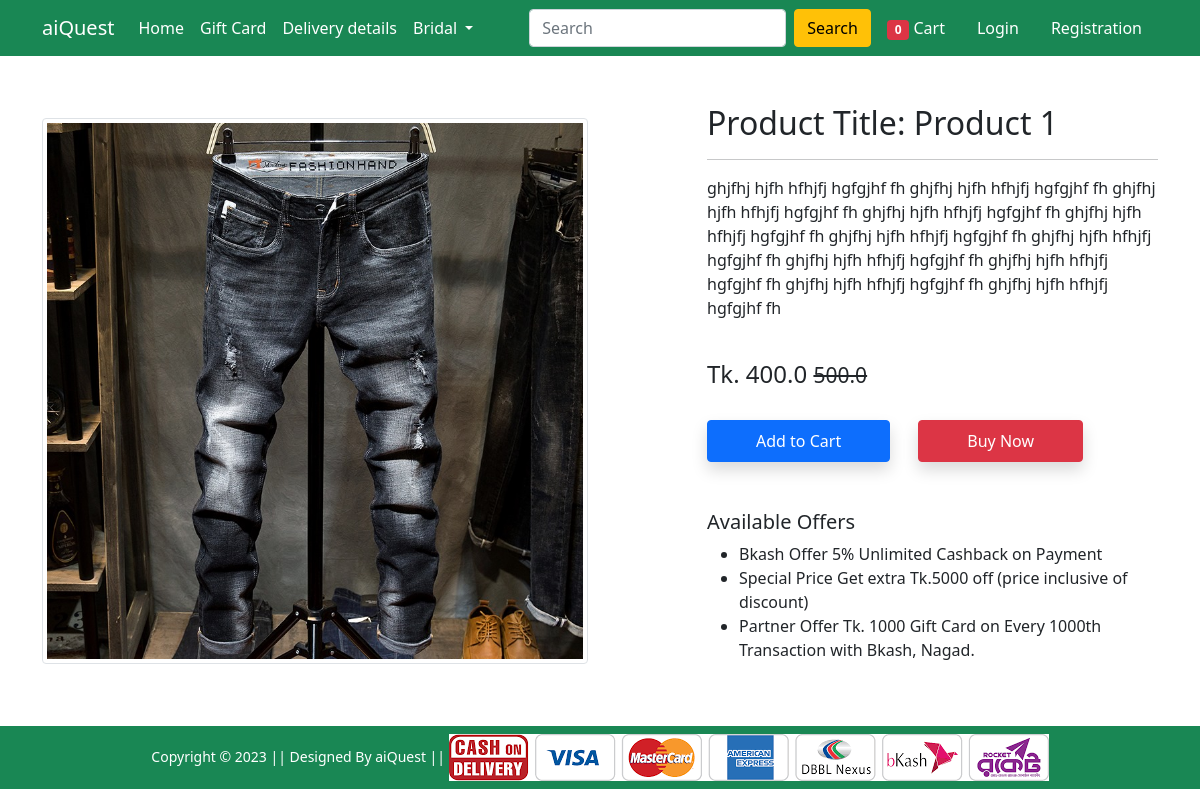
Screenshot of /product-detail/1 with the database file from the repository.
### Shop/models.py (models this page shows, shortened)
class Product(models.Model):
    title = models.CharField(max_length=100)
    sellingprice = models.FloatField()
    discountprice = models.FloatField()
    description = models.TextField()
    brand = models.CharField( max_length=100)
    category = models.CharField(choices= CATEGORY_CHOICES, max_length=2)
    productimage = models.ImageField(upload_to='productimage')

### Shop/views.py (the view)
# urls.py: path('product-detail/<int:pk>', views.ProductdetailView.as_view(), name='product-detail'),
class ProductdetailView(View):
     def get(self, request, pk):
          product = Product.objects.get(pk=pk)
          similar_product = Product.objects.filter(category=product.category)
          totalitem = 0
          if request.user.is_authenticated:
               totalitem = len(Cart.objects.filter(user=request.user))
          item_already_in_cart = False
          if request.user.is_authenticated:
               item_already_in_cart = Cart.objects.filter(Q(product=product.id) & Q(user=request.user)).exists()
          contex={
               'product': product,
               'item_already_in_cart':item_already_in_cart,
               'totalitem':totalitem,
               'similar_product':similar_product,
          }
          return render(request, 'Shop/productdetail.html', contex)

### Shop/templates/Shop/productdetail.html (shortened to what this page needs)
{% extends 'Shop/base.html' %}
{% load static %}
{% block main-content %}
<div class="container my-5">
    <div class="row">
        <div class="col-sm-6 text-center align-self-center">
            <img src="{{product.productimage.url}}" alt="" class="img-fluid img-thumbnail">
        </div>
        <div class="col-sm-5 offset-sm-1">
            <h2>Product Title: {{product.title}}</h2>
            <hr>
            <p>{{product.description}}</p> <br>
            <h4>Tk. {{product.discountprice}} <small class="fw-light text-decoration-line-through">{{product.sellingprice}}</small></h4> <br>
            {% if item_already_in_cart %}
            <a href="{% url 'showcart' %}" class="btn btn-primary shadow px-5 py-2">Go to cart</a>
            {% else %}
            <form action="/add-to-cart" class="d-inline">
                <button type="submit" class="btn btn-primary shadow px-5 py-2">Add to Cart</button>
            </form>
            {% endif %}
            <a href="{% url 'buy-now' %}" class="btn btn-danger shadow px-5 py-2 ms-4">Buy Now</a>
            <h5 class="mt-5">Available Offers</h5>
            <ul>
                <li>Bkash Offer 5% Unlimited Cashback on Payment</li>
                <li>Special Price Get extra Tk.5000 off (price inclusive of discount)</li>
                <li>Partner Offer Tk. 1000 Gift Card on Every 1000th Transaction with Bkash, Nagad.</li>
            </ul>
        </div>
    </div>
</div>
{% endblock main-content %}

### rows the page displays
Product: productimage (picture), title "Product 1", description "ghjfhj hjfh hfhjfj hgfgjhf fh ghjfhj hjfh hfhjfj hgfgjhf fh ghjfhj hjfh hfhjfj hgfgjhf fh ghjfhj hjfh hfhjfj hgfgjhf fh ghjfhj hjfh hfhjfj hgfgjhf fh ghjfhj hjfh hfhjfj hgfgjhf fh ghjfhj hjfh hfhjfj hgfgjhf fh ghjfhj hjfh hfhjfj hgfgjhf fh ghjfhj hjfh hfhjfj hgfgjhf fh ghjfhj hjfh hfhjfj hgfgjhf fh ghjfhj hjfh hfhjfj hgfgjhf fh", discountprice "400.0", sellingprice "500.0"

### other values shown
{{ totalitem }} "0"
